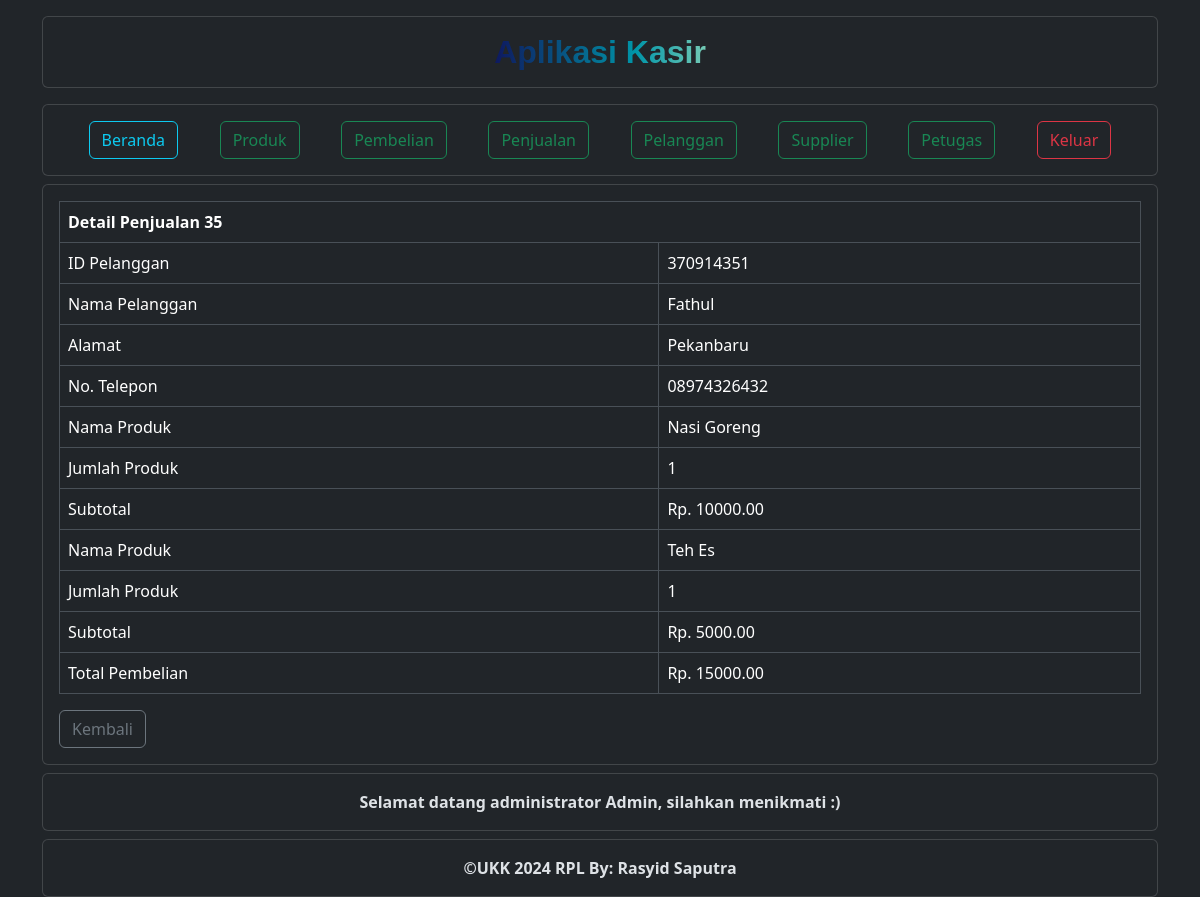
The page /penjualan/detail_penjualan.php?id=35 (signed in) on the database its author committed.
### tables this page shows
CREATE TABLE `penjualan` (
  `PenjualanID` int(11) NOT NULL,
  `TanggalPenjualan` date NOT NULL,
  `TotalHarga` decimal(15,2) NOT NULL,
  `PelangganID` int(11) NOT NULL
);

CREATE TABLE `pelanggan` (
  `PelangganID` int(11) NOT NULL,
  `NamaPelanggan` varchar(255) NOT NULL,
  `Alamat` text NOT NULL,
  `NomorTelepon` varchar(20) NOT NULL
);

CREATE TABLE `detilpenjualan` (
  `DetailID` int(11) NOT NULL,
  `PenjualanID` int(11) NOT NULL,
  `ProdukID` int(11) NOT NULL,
  `JumlahProduk` int(11) NOT NULL,
  `Subtotal` decimal(15,2) NOT NULL
);

CREATE TABLE `produk` (
  `ProdukID` int(11) NOT NULL,
  `NamaProduk` varchar(255) NOT NULL,
  `Harga` decimal(15,2) NOT NULL,
  `Stok` int(11) NOT NULL
);

CREATE TABLE `petugas` (
  `PetugasID` int(11) NOT NULL,
  `Username` varchar(255) NOT NULL,
  `Password` varchar(255) NOT NULL,
  `Level` int(11) NOT NULL
);

### penjualan/detail_penjualan.php (the view)
<?php
include("../nav/header.php");
include("../nav/navbar.php");
$PenjualanID = $_GET['id'];
$query_penjualan = "SELECT * FROM penjualan WHERE PenjualanID = '$PenjualanID'";
$result_penjualan = mysqli_query($koneksi, $query_penjualan);
if ($result_penjualan) {
    $data_penjualan = mysqli_fetch_assoc($result_penjualan);
    $penjualanID = $data_penjualan["PenjualanID"];
    $PelanganID = $data_penjualan['PelangganID'];
    $query_pelanggan = "SELECT * FROM pelanggan WHERE PelangganID = '$PelanganID'";
    $result_pelanggan = mysqli_query($koneksi, $query_pelanggan);
    if ($result_pelanggan) {
        $nama_pelanggan = mysqli_fetch_assoc($result_pelanggan);
    } else {
        echo "<script>alert('Data pelanggan tidak ditemukan!')</script>";
    }
    $query_detil = "SELECT * FROM detilpenjualan WHERE PenjualanID = '$penjualanID'";
    $result_detil = mysqli_query($koneksi, $query_detil);
    if ($result_detil) {
        $rows_detil = mysqli_fetch_all($result_detil, MYSQLI_ASSOC);
    } else {
        echo "<script>alert('Data detil penjualan tidak ditemukan!')</script>";
    }
} else {
    echo "<script>alert('Data penjualan tidak ditemukan!')</script>";
}
?>
<div class="container">
    <div class="card mt-2">
        <div class="card-body">
            <table class="table table-bordered table-responsive align-middle">
                <thead>
                    <tr>
                        <th colspan="2">Detail Penjualan <?php echo $data_penjualan['PenjualanID'] ?></th>
                    </tr>
                </thead>
                <tbody>
                    <tr>
                        <td>ID Pelanggan</td>
                        <td><?php echo $data_penjualan['PelangganID'] ?></td>
                    </tr>
                    <tr>
                        <td>Nama Pelanggan</td>
                        <td><?php echo $nama_pelanggan['NamaPelanggan']; ?></td>
                    </tr>
                    <tr>
                        <td>Alamat</td>
                        <td><?php echo $nama_pelanggan['Alamat'] ?></td>
                    </tr>
                    <tr>
                        <td>No. Telepon</td>
                        <td><?php echo $nama_pelanggan['NomorTelepon'] ?></td>
                    </tr>
                    <?php foreach ($rows_detil as $detil) : ?>
                        <tr>
                            <td>Nama Produk</td>
                            <td><?php
                                $IDnama_produk = $detil['ProdukID'];
                                $query_nama = "SELECT * FROM produk WHERE ProdukID = '$IDnama_produk'";
                                $result_nama = mysqli_query($koneksi, $query_nama);
                                if ($result_nama) {
                                    $nama = mysqli_fetch_assoc($result_nama);
                                } else {
                                    echo "<script>alert('Data nama produk tidak ditemukan!')</script>";
                                }
                                echo $nama['NamaProduk']; ?></td>
                        </tr>
                        <tr>
                            <td>Jumlah Produk</td>
                            <td><?php echo $detil['JumlahProduk']; ?></td>
                        </tr>
                        <tr>
                            <td>Subtotal</td>
                            <td>Rp. <?php echo $detil['Subtotal']; ?></td>
                        </tr>
                    <?php endforeach; ?>
                    <tr>
                        <td>Total Pembelian</td>
                        <td>Rp. <?php echo $data_penjualan['TotalHarga'] ?></td>
                    </tr>
                </tbody>
            </table>
            <a href="data_penjualan.php" class="btn btn-outline-secondary">Kembali</a>
        </div>
    </div>
</div>
<?php
include("../nav/footer.php");
?>

### nav/header.php (shortened to what this page needs)
<?php
include '../config.php';
$PetugasID = $_SESSION['PetugasID'];
$querypetugas =  "SELECT * FROM petugas WHERE PetugasID='$PetugasID'";
$resultpetugas = $koneksi->query($querypetugas);
if ($resultpetugas) {
      $datapetugas = $resultpetugas->fetch_assoc();
} else {
      echo "<script>alert('Data petugas tidak ditemukan!' $koneksi->$error)</script>";
}
?>
<!doctype html>
<html lang="en" data-bs-theme="dark">
<head>
      <link href="https://cdn.jsdelivr.net/npm/bootstrap@5.3.2/dist/css/bootstrap.min.css" rel="stylesheet">
</head>
<body>
      <div class="div">
            <section>
                  <div class="container">
                        <div class="card mt-3">
                              <div class="card-body">
                                    <h4 class="text-center p-0 fw-bold">
                                          <span class="magic">
                                                <span class="magic-text">Aplikasi Kasir</span>
                                          </span>
                                    </h4>
                              </div>
                        </div>
                  </div>
            </section>

### nav/navbar.php
<section>
    <div class="container">
        <div class="card mt-3">
            <div class="card-body row justify-content-evenly">
                <a href="../index.php" class="col-auto btn btn-outline-info">Beranda</a>
                <a href="../produk/data_produk.php" class="col-auto btn btn-outline-success">Produk</a>
                <a href="../pembelian/data_pembelian.php" class="col-auto btn btn-outline-success">Pembelian</a>
                <a href="../penjualan/data_penjualan.php" class="col-auto btn btn-outline-success">Penjualan </a>
                <a href="../pelanggan/data_pelanggan.php" class="col-auto btn btn-outline-success">Pelanggan </a>
                <a href="../supplier/data_supplier.php" class="col-auto btn btn-outline-success">Supplier </a>
                <?php
                if ($_SESSION['Level'] == 1) {
                    echo '<a href="../petugas/data_petugas.php" class="col-auto btn btn-outline-success">Petugas</a>';
                }
                ?>
                <a href="../logout.php" class="col-auto btn btn-outline-danger mt-3 mt-lg-0">Keluar</a>
            </div>
        </div>
    </div>
</section>

### nav/footer.php
<section>
    <div class="container">
        <div class="card mt-2">
            <div class="card-body">
                <?php
                if ($datapetugas['Level'] == 1) {
                    echo '<p class="text-center fw-bold mb-0">Selamat datang administrator ' . $datapetugas['Username'] . ',' . ' silahkan menikmati :)</p>';
                } else {
                    echo '<p class="text-center fw-bold mb-0">Selamat datang petugas, silahkan menikmati :)</p>';
                }
                ?>
            </div>
        </div>
        <div class="card mt-2">
            <div class="card-body">
                <p class="text-center fw-bold mb-0">&copy;UKK 2024 RPL By: Rasyid Saputra </p>
            </div>
        </div>
    </div>
</section>
</div>
</body>
</html>

### nav/header.php (style rules this page uses)
:root { --c1: #0e185f; --c2: #0095a8; --c3: #e8ffc2; }
h4 { color: white; font-family: "Rubik", sans-serif; font-size: clamp(2em, 2vw, 4em); font-weight: 400; margin: 0px; padding: 20px; text-align: center; }
h4>.magic { display: inline-block; position: relative; }
h4>.magic>.magic-text { animation: background-pan 3s linear infinite; background: linear-gradient(to right, var(--c1), var(--c2), var(--c3), var(--c1)); background-size: 200%; -webkit-background-clip: text; -webkit-text-fill-color: transparent; white-space: nowrap; }

### rows shown on the page
penjualan: PenjualanID "35", PelangganID "370914351", TotalHarga "15000.00"
pelanggan: NamaPelanggan "Fathul", Alamat "Pekanbaru", NomorTelepon "08974326432"
detilpenjualan: ProdukID.NamaProduk "Nasi Goreng", JumlahProduk "1", Subtotal "10000.00"
detilpenjualan: ProdukID.NamaProduk "Teh Es", JumlahProduk "1", Subtotal "5000.00"
petugas: Username "Admin"
